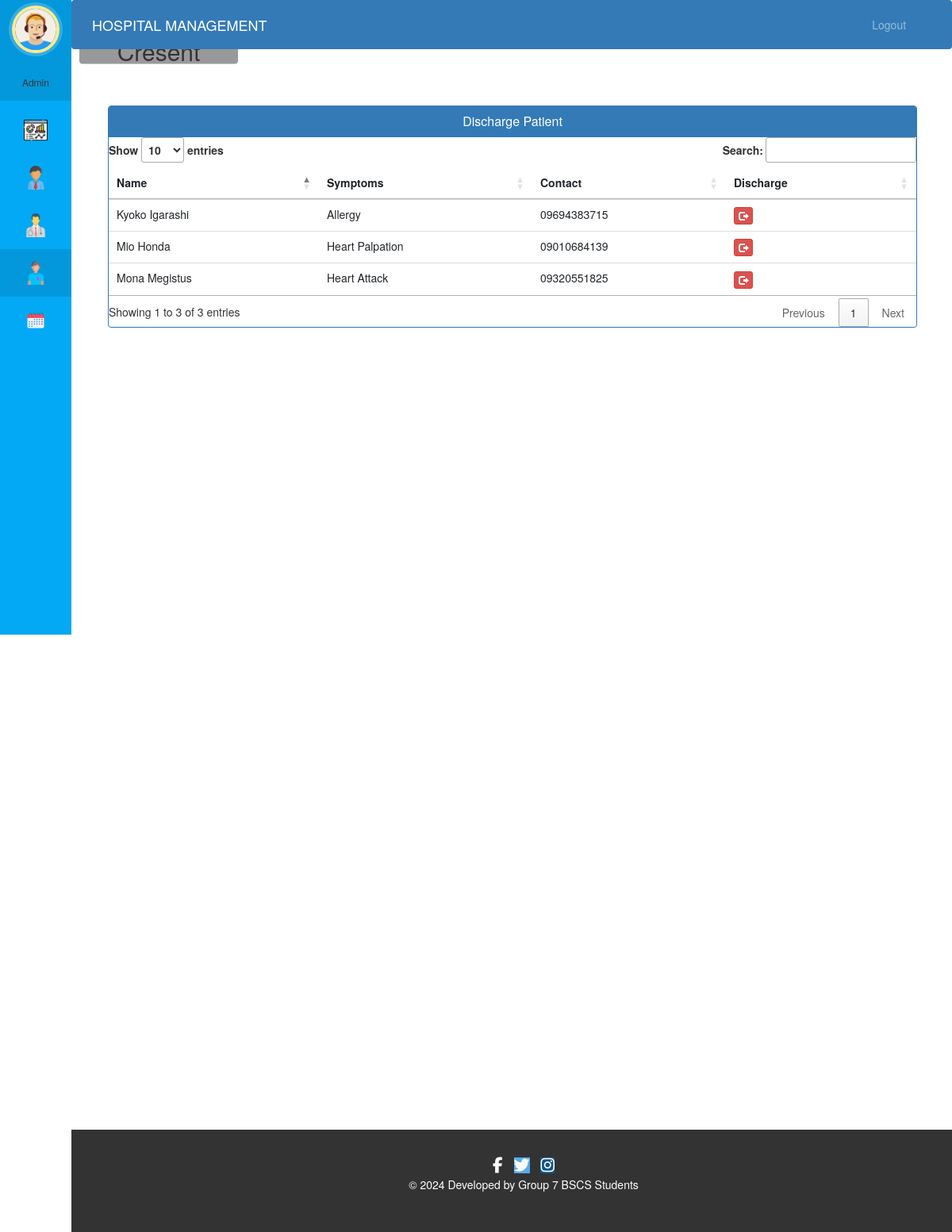
The app's page /admin-discharge-patient (signed in), older data.
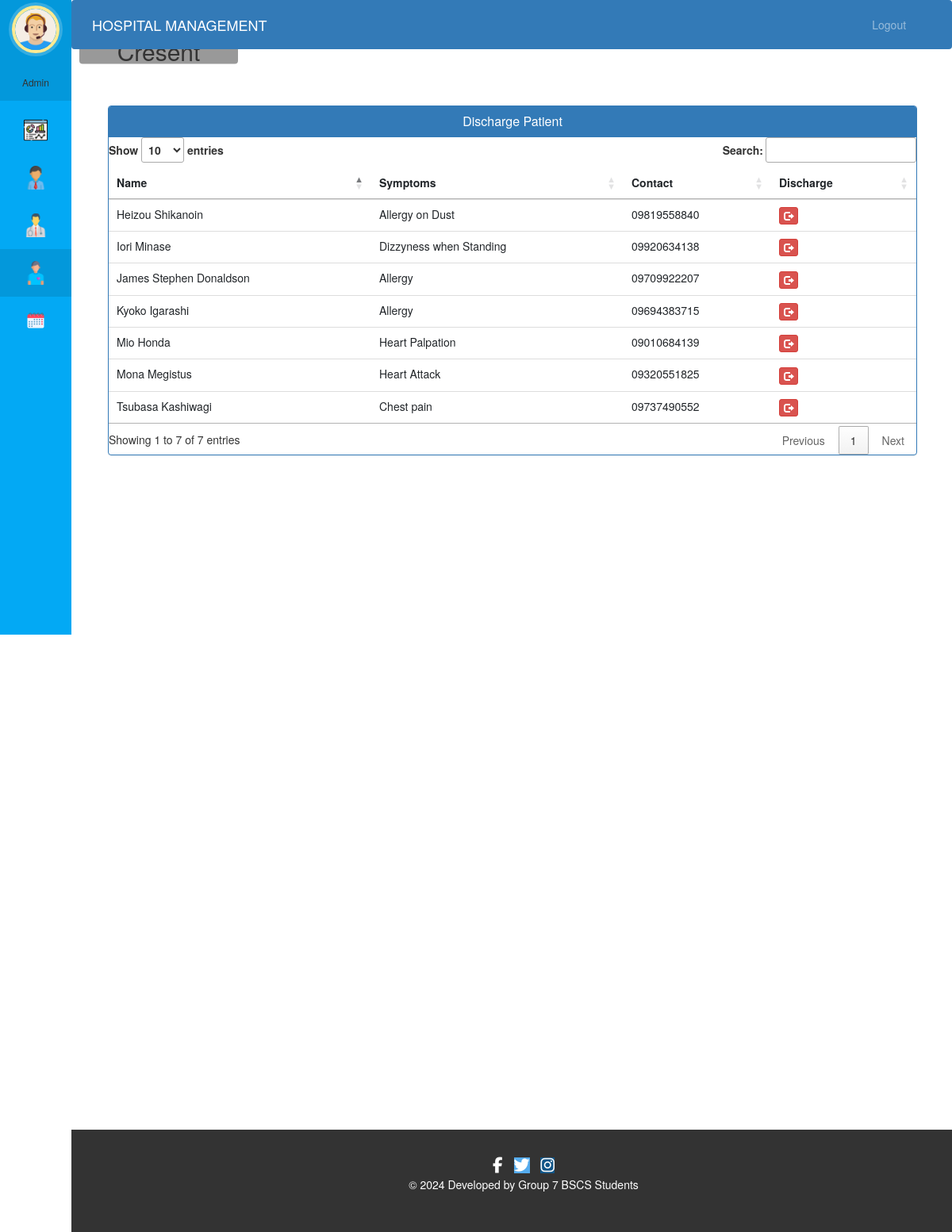
The same page, newer data.
### hospital/models.py (models this page shows, shortened)
class Patient(models.Model):
    user = models.OneToOneField(User, on_delete=models.CASCADE)
    first_name = models.CharField(max_length=50)
    last_name = models.CharField(max_length=50)
    gender = models.CharField(max_length=10, choices=sex)  # New field
    date_of_birth = models.DateField()
    address = models.CharField(max_length=100)
    mobile = models.CharField(max_length=20)
    status = models.BooleanField(default=False)
    admit_date = models.DateField(auto_now=True)
    profile_pic = models.ImageField(upload_to='profile_pic/PatientProfilePic/', null=True, blank=True)
    assigned_doctor_id = models.PositiveIntegerField(null=False)
    assigned_doctor = models.CharField(max_length=50)
    symptoms = models.CharField(max_length=100)
    @property
    def get_name(self):
        return self.user.first_name + " " + self.user.last_name

### hospital/views.py (the view)
# urls.py: path('admin-discharge-patient', views.admin_discharge_patient_view,name='admin-discharge-patient'),
@login_required(login_url='adminlogin')
@user_passes_test(is_admin)
def admin_discharge_patient_view(request):
    patients=models.Patient.objects.all().filter(status=True)
    return render(request,'hospital/admin_discharge_patient.html',{'patients':patients})

### hospital/views.py (called while the page is built)
def is_admin(user):
    return user.groups.filter(name='ADMIN').exists()

### templates/hospital/admin_discharge_patient.html (shortened to what this page needs)
{% extends 'hospital/admin_base.html' %}
{% block content %}
<head>
  <link href="//netdna.bootstrapcdn.com/bootstrap/3.0.0/css/bootstrap.min.css" rel="stylesheet" id="bootstrap-css">
  <link rel="stylesheet" href="//cdn.datatables.net/1.13.7/css/jquery.dataTables.min.css">
</head>
<div class="container-fluid view-discharge-patient-panel">
  <div class="panel panel-primary">
    <div class="panel-heading">
      <h6 class="panel-title">Discharge Patient</h6>
    </div>
    <div class="table-responsive">
      <table class="table table-hover" id="dev-table">
        <thead>
          <tr>
            <th>Name</th>
            <th>Symptoms</th>
            <th>Contact</th>
            <th>Discharge</th>
          </tr>
        </thead>
        <tbody>
          {% for p in patients %}
          <tr>
            <td>{{ p.get_name }}</td>
            <td>{{ p.symptoms }}</td>
            <td>{{ p.mobile }}</td>
            <td><a class="btn btn-danger btn-xs" href="{% url 'discharge-patient' p.id %}"><span class="glyphicon glyphicon-log-out"></span></a></td>
          </tr>
          {% endfor %}
        </tbody>
      </table>
    </div>
  </div>
</div>
{% endblock content %}

Row changes from the older to the newer data that the page shows:
now on this page (row edited): Patient: get_name "Heizou Shikanoin", symptoms "Allergy on Dust", mobile "09819558840"
now on this page (row edited): Patient: get_name "James Stephen Donaldson", symptoms "Allergy", mobile "09709922207"
now on this page (row edited): Patient: get_name "Tsubasa Kashiwagi", symptoms "Chest pain", mobile "09737490552"
added Patient: get_name "Iori Minase", symptoms "Dizzyness when Standing", mobile "09920634138"
Text that changed along with them:
text written by a page script: "Show entries Search: Showing 1 to 3 of 3 entries Previous 1 Next" → "Show entries Search: Showing 1 to 7 of 7 entries Previous 1 Next"
